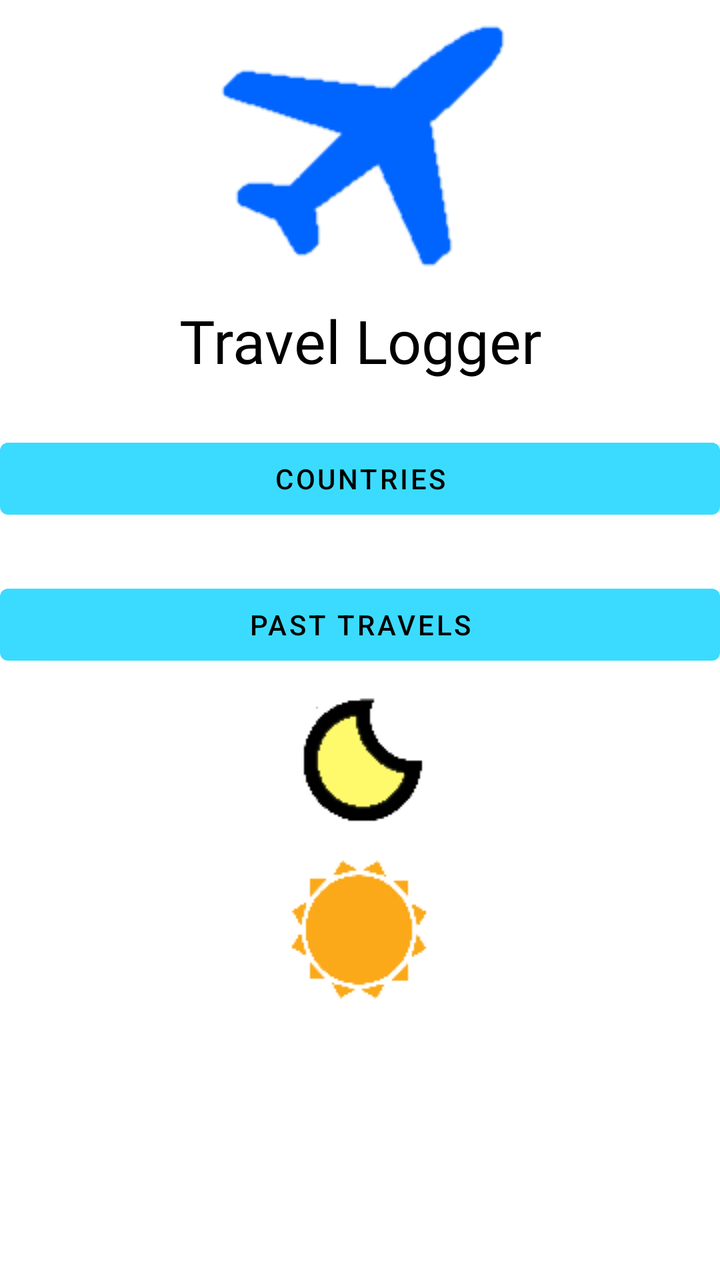
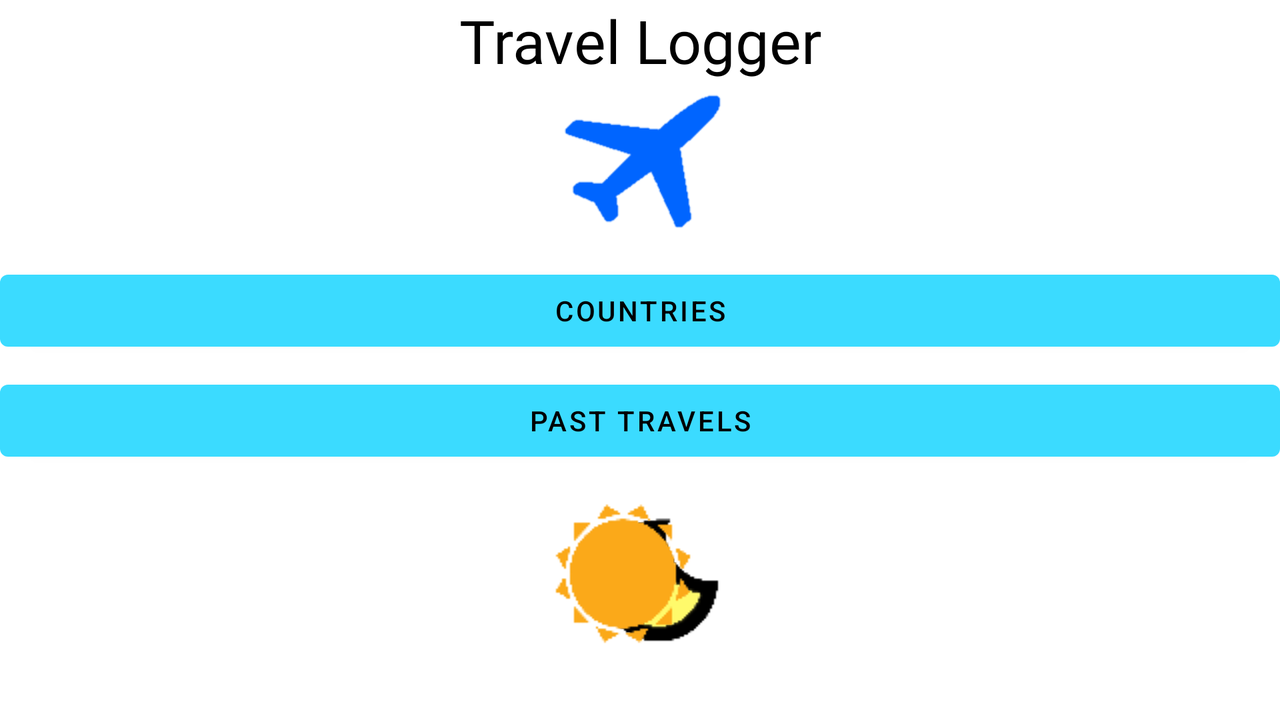

First picture: res/layout/ on a phone held upright. Second picture: the repository's own variant of that layout, on a device whose configuration matches the variant's folder. Source for both follows.
<!-- AndroidManifest.xml: application theme AppTheme -->
<!-- res/layout/activity_main.xml -->
<?xml version="1.0" encoding="utf-8"?>

<LinearLayout xmlns:android="http://schemas.android.com/apk/res/android"
    xmlns:app="http://schemas.android.com/apk/res-auto"
    xmlns:tools="http://schemas.android.com/tools"
    android:layout_width="match_parent"
    android:layout_height="match_parent"
    android:orientation="vertical"
    tools:context=".MainActivity">

    <ImageView
        android:id="@+id/img_Plane"
        android:layout_width="match_parent"
        android:layout_height="wrap_content"
        app:srcCompat="@drawable/plane" />

    <TextView
        android:id="@+id/txt_Title"
        android:layout_width="match_parent"
        android:layout_height="wrap_content"
        android:fontFamily="@font/rubik_light"
        android:gravity="center"
        android:text="@string/travel_logger"
        android:textColor="@color/primaryTextColor"
        android:textSize="30sp" />

    <Button
        android:id="@+id/btn_startCountriesActivity"
        android:layout_width="match_parent"
        android:layout_height="wrap_content"
        android:layout_marginTop="25dp"
        android:textColor="@color/primaryTextColor"
        android:text="@string/txt_countries" />

    <Button
        android:id="@+id/btn_startPastTravelsActivity"
        android:layout_width="match_parent"
        android:layout_height="wrap_content"
        android:layout_marginTop="25dp"
        android:textColor="@color/primaryTextColor"
        android:text="@string/txt_pastTravels" />

    <ImageButton
        android:id="@+id/btn_darkMode"
        android:layout_width="wrap_content"
        android:layout_height="wrap_content"
        android:layout_gravity="center"
        android:background="@null"
        app:srcCompat="@drawable/moon" />

    <ImageButton
        android:id="@+id/btn_lightMode"
        android:layout_width="wrap_content"
        android:layout_height="wrap_content"
        android:layout_gravity="center"
        android:background="@null"
        app:srcCompat="@drawable/sun" />

</LinearLayout>
<!-- resources referenced by this layout -->
<resources>
  <color name="primaryTextColor">#000000</color>
  <!-- drawable moon: png bitmap (drawable, 1527 bytes) -->
  <!-- drawable plane: png bitmap (drawable, 2291 bytes) -->
  <!-- drawable sun: png bitmap (drawable, 5031 bytes) -->
  <string name="travel_logger">Travel Logger</string>
  <string name="txt_countries">Countries</string>
  <string name="txt_pastTravels">Past Travels</string>
  <style name="AppTheme" parent="Theme.MaterialComponents.DayNight">
          <item name="colorPrimary">@color/primaryColor</item>
          <item name="colorPrimaryDark">@color/primaryDarkColor</item>
          <item name="colorAccent">@color/secondaryColor</item>
      </style>
  <color name="primaryColor">#3bdbff</color>
  <color name="primaryDarkColor">#00a9cc</color>
  <color name="secondaryColor">#beff85</color>
</resources>
<!-- res/layout-land/activity_main.xml (the repository's variant of the layout above) -->
<!-- drawn on the phone turned sideways -->
<?xml version="1.0" encoding="utf-8"?>
<androidx.constraintlayout.widget.ConstraintLayout xmlns:android="http://schemas.android.com/apk/res/android"
    xmlns:app="http://schemas.android.com/apk/res-auto"
    xmlns:tools="http://schemas.android.com/tools"
    android:layout_width="match_parent"
    android:layout_height="match_parent"
    android:orientation="vertical"
    tools:context=".MainActivity">

    <ImageView
        android:id="@+id/img_Plane"
        android:layout_width="735dp"
        android:layout_height="83dp"
        app:layout_constraintEnd_toEndOf="parent"
        app:layout_constraintStart_toStartOf="parent"
        app:layout_constraintTop_toBottomOf="@+id/txt_Title"
        app:srcCompat="@drawable/plane" />

    <TextView
        android:id="@+id/txt_Title"
        android:layout_width="match_parent"
        android:layout_height="wrap_content"
        android:fontFamily="@font/rubik_light"
        android:gravity="center"
        android:text="@string/travel_logger"
        android:textColor="@color/primaryTextColor"
        android:textSize="30sp"
        app:layout_constraintEnd_toEndOf="parent"
        app:layout_constraintStart_toStartOf="parent"
        app:layout_constraintTop_toTopOf="parent" />

    <Button
        android:id="@+id/btn_startCountriesActivity"
        android:layout_width="match_parent"
        android:layout_height="wrap_content"
        android:layout_marginTop="8dp"
        android:text="@string/txt_countries"
        android:textColor="@color/primaryTextColor"
        app:layout_constraintEnd_toEndOf="parent"
        app:layout_constraintHorizontal_bias="1.0"
        app:layout_constraintStart_toStartOf="parent"
        app:layout_constraintTop_toBottomOf="@+id/img_Plane" />

    <Button
        android:id="@+id/btn_startPastTravelsActivity"
        android:layout_width="match_parent"
        android:layout_height="wrap_content"
        android:layout_marginTop="7dp"
        android:text="@string/txt_pastTravels"
        android:textColor="@color/primaryTextColor"
        app:layout_constraintEnd_toEndOf="parent"
        app:layout_constraintStart_toStartOf="parent"
        app:layout_constraintTop_toBottomOf="@+id/btn_startCountriesActivity" />

    <ImageButton
        android:id="@+id/btn_darkMode"
        android:layout_width="wrap_content"
        android:layout_height="wrap_content"
        android:layout_gravity="center"
        android:layout_marginTop="12dp"
        android:layout_marginEnd="272dp"
        android:background="@null"
        app:layout_constraintEnd_toEndOf="parent"
        app:layout_constraintTop_toBottomOf="@+id/btn_startPastTravelsActivity"
        app:srcCompat="@drawable/moon" />

    <ImageButton
        android:id="@+id/btn_lightMode"
        android:layout_width="wrap_content"
        android:layout_height="wrap_content"
        android:layout_gravity="center"
        android:layout_marginStart="272dp"
        android:layout_marginTop="12dp"
        android:background="@null"
        app:layout_constraintStart_toStartOf="parent"
        app:layout_constraintTop_toBottomOf="@+id/btn_startPastTravelsActivity"
        app:srcCompat="@drawable/sun" />

</androidx.constraintlayout.widget.ConstraintLayout>
